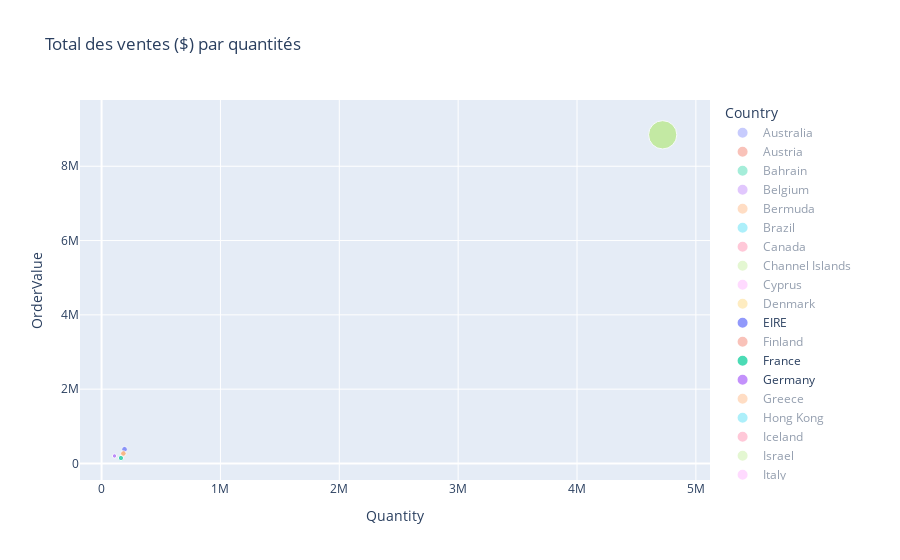

Source (notebook cell):
### Code cell
scatter_fig = px.scatter(ecom_sales2, x = 'Quantity', y = 'OrderValue', color = 'Country', size = 'Quantity', title = 'Total des ventes ($) par quantités')
scatter_fig

### Figure 1 — Plotly figure (JSON) as saved in the notebook; plotly's stock layout.template omitted (floating-point values rounded to 4 significant figures)
{"data": [{"hovertemplate": "Country=Australia<br>Quantity=%{marker.size}<br>OrderValue=%{y}<extra></extra>", "legendgroup": "Australia", "marker": {"color": "#636efa", "size": [20189], "sizemode": "area", "sizeref": 11800.0, "symbol": "circle"}, "mode": "markers", "name": "Australia", "orientation": "v", "showlegend": true, "type": "scatter", "visible": "legendonly", "x": [20189], "xaxis": "x", "y": [31450.0], "yaxis": "y"}, {"hovertemplate": "Country=Austria<br>Quantity=%{marker.size}<br>OrderValue=%{y}<extra></extra>", "legendgroup": "Austria", "marker": {"color": "#EF553B", "size": [6697], "sizemode": "area", "sizeref": 11800.0, "symbol": "circle"}, "mode": "markers", "name": "Austria", "orientation": "v", "showlegend": true, "type": "scatter", "visible": "legendonly", "x": [6697], "xaxis": "x", "y": [13410.0], "yaxis": "y"}, {"hovertemplate": "Country=Bahrain<br>Quantity=%{marker.size}<br>OrderValue=%{y}<extra></extra>", "legendgroup": "Bahrain", "marker": {"color": "#00cc96", "size": [1025], "sizemode": "area", "sizeref": 11800.0, "symbol": "circle"}, "mode": "markers", "name": "Bahrain", "orientation": "v", "showlegend": true, "type": "scatter", "visible": "legendonly", "x": [1025], "xaxis": "x", "y": [2356.0], "yaxis": "y"}, {"hovertemplate": "Country=Belgium<br>Quantity=%{marker.size}<br>OrderValue=%{y}<extra></extra>", "legendgroup": "Belgium", "marker": {"color": "#ab63fa", "size": [12065], "sizemode": "area", "sizeref": 11800.0, "symbol": "circle"}, "mode": "markers", "name": "Belgium", "orientation": "v", "showlegend": true, "type": "scatter", "visible": "legendonly", "x": [12065], "xaxis": "x", "y": [24560.0], "yaxis": "y"}, {"hovertemplate": "Country=Bermuda<br>Quantity=%{marker.size}<br>OrderValue=%{y}<extra></extra>", "legendgroup": "Bermuda", "marker": {"color": "#FFA15A", "size": [2798], "sizemode": "area", "sizeref": 11800.0, "symbol": "circle"}, "mode": "markers", "name": "Bermuda", "orientation": "v", "showlegend": true, "type": "scatter", "visible": "legendonly", "x": [2798], "xaxis": "x", "y": [1253.0], "yaxis": "y"}, {"hovertemplate": "Country=Brazil<br>Quantity=%{marker.size}<br>OrderValue=%{y}<extra></extra>", "legendgroup": "Brazil", "marker": {"color": "#19d3f3", "size": [189], "sizemode": "area", "sizeref": 11800.0, "symbol": "circle"}, "mode": "markers", "name": "Brazil", "orientation": "v", "showlegend": true, "type": "scatter", "visible": "legendonly", "x": [189], "xaxis": "x", "y": [268.3], "yaxis": "y"}, {"hovertemplate": "Country=Canada<br>Quantity=%{marker.size}<br>OrderValue=%{y}<extra></extra>", "legendgroup": "Canada", "marker": {"color": "#FF6692", "size": [894], "sizemode": "area", "sizeref": 11800.0, "symbol": "circle"}, "mode": "markers", "name": "Canada", "orientation": "v", "showlegend": true, "type": "scatter", "visible": "legendonly", "x": [894], "xaxis": "x", "y": [1217.0], "yaxis": "y"}, {"hovertemplate": "Country=Channel Islands<br>Quantity=%{marker.size}<br>OrderValue=%{y}<extra></extra>", "legendgroup": "Channel Islands", "marker": {"color": "#B6E880", "size": [11991], "sizemode": "area", "sizeref": 11800.0, "symbol": "circle"}, "mode": "markers", "name": "Channel Islands", "orientation": "v", "showlegend": true, "type": "scatter", "visible": "legendonly", "x": [11991], "xaxis": "x", "y": [24550.0], "yaxis": "y"}, {"hovertemplate": "Country=Cyprus<br>Quantity=%{marker.size}<br>OrderValue=%{y}<extra></extra>", "legendgroup": "Cyprus", "marker": {"color": "#FF97FF", "size": [4625], "sizemode": "area", "sizeref": 11800.0, "symbol": "circle"}, "mode": "markers", "name": "Cyprus", "orientation": "v", "showlegend": true, "type": "scatter", "visible": "legendonly", "x": [4625], "xaxis": "x", "y": [11390.0], "yaxis": "y"}, {"hovertemplate": "Country=Denmark<br>Quantity=%{marker.size}<br>OrderValue=%{y}<extra></extra>", "legendgroup": "Denmark", "marker": {"color": "#FECB52", "size": [229690], "sizemode": "area", "sizeref": 11800.0, "symbol": "circle"}, "mode": "markers", "name": "Denmark", "orientation": "v", "showlegend": true, "type": "scatter", "visible": "legendonly", "x": [229690], "xaxis": "x", "y": [50910.0], "yaxis": "y"}, {"hovertemplate": "Country=EIRE<br>Quantity=%{marker.size}<br>OrderValue=%{y}<extra></extra>", "legendgroup": "EIRE", "marker": {"color": "#636efa", "size": [193116], "sizemode": "area", "sizeref": 11800.0, "symbol": "circle"}, "mode": "markers", "name": "EIRE", "orientation": "v", "showlegend": true, "type": "scatter", "visible": true, "x": [193116], "xaxis": "x", "y": [381000.0], "yaxis": "y"}, {"hovertemplate": "Country=Finland<br>Quantity=%{marker.size}<br>OrderValue=%{y}<extra></extra>", "legendgroup": "Finland", "marker": {"color": "#EF553B", "size": [3671], "sizemode": "area", "sizeref": 11800.0, "symbol": "circle"}, "mode": "markers", "name": "Finland", "orientation": "v", "showlegend": true, "type": "scatter", "visible": "legendonly", "x": [3671], "xaxis": "x", "y": [7379.0], "yaxis": "y"}, {"hovertemplate": "Country=France<br>Quantity=%{marker.size}<br>OrderValue=%{y}<extra></extra>", "legendgroup": "France", "marker": {"color": "#00cc96", "size": [163183], "sizemode": "area", "sizeref": 11800.0, "symbol": "circle"}, "mode": "markers", "name": "France", "orientation": "v", "showlegend": true, "type": "scatter", "visible": true, "x": [163183], "xaxis": "x", "y": [147200.0], "yaxis": "y"}, {"hovertemplate": "Country=Germany<br>Quantity=%{marker.size}<br>OrderValue=%{y}<extra></extra>", "legendgroup": "Germany", "marker": {"color": "#ab63fa", "size": [108722], "sizemode": "area", "sizeref": 11800.0, "symbol": "circle"}, "mode": "markers", "name": "Germany", "orientation": "v", "showlegend": true, "type": "scatter", "visible": true, "x": [108722], "xaxis": "x", "y": [202400.0], "yaxis": "y"}, {"hovertemplate": "Country=Greece<br>Quantity=%{marker.size}<br>OrderValue=%{y}<extra></extra>", "legendgroup": "Greece", "marker": {"color": "#FFA15A", "size": [6167], "sizemode": "area", "sizeref": 11800.0, "symbol": "circle"}, "mode": "markers", "name": "Greece", "orientation": "v", "showlegend": true, "type": "scatter", "visible": "legendonly", "x": [6167], "xaxis": "x", "y": [14340.0], "yaxis": "y"}, {"hovertemplate": "Country=Hong Kong<br>Quantity=%{marker.size}<br>OrderValue=%{y}<extra></extra>", "legendgroup": "Hong Kong", "marker": {"color": "#19d3f3", "size": [2308], "sizemode": "area", "sizeref": 11800.0, "symbol": "circle"}, "mode": "markers", "name": "Hong Kong", "orientation": "v", "showlegend": true, "type": "scatter", "visible": "legendonly", "x": [2308], "xaxis": "x", "y": [8203.0], "yaxis": "y"}, {"hovertemplate": "Country=Iceland<br>Quantity=%{marker.size}<br>OrderValue=%{y}<extra></extra>", "legendgroup": "Iceland", "marker": {"color": "#FF6692", "size": [828], "sizemode": "area", "sizeref": 11800.0, "symbol": "circle"}, "mode": "markers", "name": "Iceland", "orientation": "v", "showlegend": true, "type": "scatter", "visible": "legendonly", "x": [828], "xaxis": "x", "y": [1323.0], "yaxis": "y"}, {"hovertemplate": "Country=Israel<br>Quantity=%{marker.size}<br>OrderValue=%{y}<extra></extra>", "legendgroup": "Israel", "marker": {"color": "#B6E880", "size": [1132], "sizemode": "area", "sizeref": 11800.0, "symbol": "circle"}, "mode": "markers", "name": "Israel", "orientation": "v", "showlegend": true, "type": "scatter", "visible": "legendonly", "x": [1132], "xaxis": "x", "y": [3199.0], "yaxis": "y"}, {"hovertemplate": "Country=Italy<br>Quantity=%{marker.size}<br>OrderValue=%{y}<extra></extra>", "legendgroup": "Italy", "marker": {"color": "#FF97FF", "size": [7389], "sizemode": "area", "sizeref": 11800.0, "symbol": "circle"}, "mode": "markers", "name": "Italy", "orientation": "v", "showlegend": true, "type": "scatter", "visible": "legendonly", "x": [7389], "xaxis": "x", "y": [15070.0], "yaxis": "y"}, {"hovertemplate": "Country=Japan<br>Quantity=%{marker.size}<br>OrderValue=%{y}<extra></extra>", "legendgroup": "Japan", "marker": {"color": "#FECB52", "size": [7311], "sizemode": "area", "sizeref": 11800.0, "symbol": "circle"}, "mode": "markers", "name": "Japan", "orientation": "v", "showlegend": true, "type": "scatter", "visible": "legendonly", "x": [7311], "xaxis": "x", "y": [9722.0], "yaxis": "y"}, {"hovertemplate": "Country=Korea<br>Quantity=%{marker.size}<br>OrderValue=%{y}<extra></extra>", "legendgroup": "Korea", "marker": {"color": "#636efa", "size": [700], "sizemode": "area", "sizeref": 11800.0, "symbol": "circle"}, "mode": "markers", "name": "Korea", "orientation": "v", "showlegend": true, "type": "scatter", "visible": "legendonly", "x": [700], "xaxis": "x", "y": [1119.0], "yaxis": "y"}, {"hovertemplate": "Country=Lebanon<br>Quantity=%{marker.size}<br>OrderValue=%{y}<extra></extra>", "legendgroup": "Lebanon", "marker": {"color": "#EF553B", "size": [72], "sizemode": "area", "sizeref": 11800.0, "symbol": "circle"}, "mode": "markers", "name": "Lebanon", "orientation": "v", "showlegend": true, "type": "scatter", "visible": "legendonly", "x": [72], "xaxis": "x", "y": [211.7], "yaxis": "y"}, {"hovertemplate": "Country=Lithuania<br>Quantity=%{marker.size}<br>OrderValue=%{y}<extra></extra>", "legendgroup": "Lithuania", "marker": {"color": "#00cc96", "size": [2306], "sizemode": "area", "sizeref": 11800.0, "symbol": "circle"}, "mode": "markers", "name": "Lithuania", "orientation": "v", "showlegend": true, "type": "scatter", "visible": "legendonly", "x": [2306], "xaxis": "x", "y": [4893.0], "yaxis": "y"}, {"hovertemplate": "Country=Malta<br>Quantity=%{marker.size}<br>OrderValue=%{y}<extra></extra>", "legendgroup": "Malta", "marker": {"color": "#ab63fa", "size": [1549], "sizemode": "area", "sizeref": 11800.0, "symbol": "circle"}, "mode": "markers", "name": "Malta", "orientation": "v", "showlegend": true, "type": "scatter", "visible": "legendonly", "x": [1549], "xaxis": "x", "y": [5374.0], "yaxis": "y"}, {"hovertemplate": "Country=Netherlands<br>Quantity=%{marker.size}<br>OrderValue=%{y}<extra></extra>", "legendgroup": "Netherlands", "marker": {"color": "#FFA15A", "size": [183616], "sizemode": "area", "sizeref": 11800.0, "symbol": "circle"}, "mode": "markers", "name": "Netherlands", "orientation": "v", "showlegend": true, "type": "scatter", "visible": true, "x": [183616], "xaxis": "x", "y": [268786], "yaxis": "y"}, {"hovertemplate": "Country=Nigeria<br>Quantity=%{marker.size}<br>OrderValue=%{y}<extra></extra>", "legendgroup": "Nigeria", "marker": {"color": "#19d3f3", "size": [103], "sizemode": "area", "sizeref": 11800.0, "symbol": "circle"}, "mode": "markers", "name": "Nigeria", "orientation": "v", "showlegend": true, "type": "scatter", "visible": "legendonly", "x": [103], "xaxis": "x", "y": [140.4], "yaxis": "y"}, {"hovertemplate": "Country=Norway<br>Quantity=%{marker.size}<br>OrderValue=%{y}<extra></extra>", "legendgroup": "Norway", "marker": {"color": "#FF6692", "size": [7867], "sizemode": "area", "sizeref": 11800.0, "symbol": "circle"}, "mode": "markers", "name": "Norway", "orientation": "v", "showlegend": true, "type": "scatter", "visible": "legendonly", "x": [7867], "xaxis": "x", "y": [23940.0], "yaxis": "y"}, {"hovertemplate": "Country=Poland<br>Quantity=%{marker.size}<br>OrderValue=%{y}<extra></extra>", "legendgroup": "Poland", "marker": {"color": "#B6E880", "size": [2144], "sizemode": "area", "sizeref": 11800.0, "symbol": "circle"}, "mode": "markers", "name": "Poland", "orientation": "v", "showlegend": true, "type": "scatter", "visible": "legendonly", "x": [2144], "xaxis": "x", "y": [3568.0], "yaxis": "y"}, {"hovertemplate": "Country=Portugal<br>Quantity=%{marker.size}<br>OrderValue=%{y}<extra></extra>", "legendgroup": "Portugal", "marker": {"color": "#FF97FF", "size": [12151], "sizemode": "area", "sizeref": 11800.0, "symbol": "circle"}, "mode": "markers", "name": "Portugal", "orientation": "v", "showlegend": true, "type": "scatter", "visible": "legendonly", "x": [12151], "xaxis": "x", "y": [24270.0], "yaxis": "y"}, {"hovertemplate": "Country=RSA<br>Quantity=%{marker.size}<br>OrderValue=%{y}<extra></extra>", "legendgroup": "RSA", "marker": {"color": "#FECB52", "size": [1619], "sizemode": "area", "sizeref": 11800.0, "symbol": "circle"}, "mode": "markers", "name": "RSA", "orientation": "v", "showlegend": true, "type": "scatter", "visible": "legendonly", "x": [1619], "xaxis": "x", "y": [3802.0], "yaxis": "y"}, {"hovertemplate": "Country=Singapore<br>Quantity=%{marker.size}<br>OrderValue=%{y}<extra></extra>", "legendgroup": "Singapore", "marker": {"color": "#636efa", "size": [1753], "sizemode": "area", "sizeref": 11800.0, "symbol": "circle"}, "mode": "markers", "name": "Singapore", "orientation": "v", "showlegend": true, "type": "scatter", "visible": "legendonly", "x": [1753], "xaxis": "x", "y": [4038.0], "yaxis": "y"}, {"hovertemplate": "Country=Spain<br>Quantity=%{marker.size}<br>OrderValue=%{y}<extra></extra>", "legendgroup": "Spain", "marker": {"color": "#EF553B", "size": [22856], "sizemode": "area", "sizeref": 11800.0, "symbol": "circle"}, "mode": "markers", "name": "Spain", "orientation": "v", "showlegend": true, "type": "scatter", "visible": "legendonly", "x": [22856], "xaxis": "x", "y": [47600.0], "yaxis": "y"}, {"hovertemplate": "Country=Sweden<br>Quantity=%{marker.size}<br>OrderValue=%{y}<extra></extra>", "legendgroup": "Sweden", "marker": {"color": "#00cc96", "size": [52567], "sizemode": "area", "sizeref": 11800.0, "symbol": "circle"}, "mode": "markers", "name": "Sweden", "orientation": "v", "showlegend": true, "type": "scatter", "visible": "legendonly", "x": [52567], "xaxis": "x", "y": [53530.0], "yaxis": "y"}, {"hovertemplate": "Country=Switzerland<br>Quantity=%{marker.size}<br>OrderValue=%{y}<extra></extra>", "legendgroup": "Switzerland", "marker": {"color": "#ab63fa", "size": [22255], "sizemode": "area", "sizeref": 11800.0, "symbol": "circle"}, "mode": "markers", "name": "Switzerland", "orientation": "v", "showlegend": true, "type": "scatter", "visible": "legendonly", "x": [22255], "xaxis": "x", "y": [43920.0], "yaxis": "y"}, {"hovertemplate": "Country=Thailand<br>Quantity=%{marker.size}<br>OrderValue=%{y}<extra></extra>", "legendgroup": "Thailand", "marker": {"color": "#FFA15A", "size": [2552], "sizemode": "area", "sizeref": 11800.0, "symbol": "circle"}, "mode": "markers", "name": "Thailand", "orientation": "v", "showlegend": true, "type": "scatter", "visible": "legendonly", "x": [2552], "xaxis": "x", "y": [3071.0], "yaxis": "y"}, {"hovertemplate": "Country=USA<br>Quantity=%{marker.size}<br>OrderValue=%{y}<extra></extra>", "legendgroup": "USA", "marker": {"color": "#19d3f3", "size": [2806], "sizemode": "area", "sizeref": 11800.0, "symbol": "circle"}, "mode": "markers", "name": "USA", "orientation": "v", "showlegend": true, "type": "scatter", "visible": "legendonly", "x": [2806], "xaxis": "x", "y": [4786.0], "yaxis": "y"}, {"hovertemplate": "Country=United Arab Emirates<br>Quantity=%{marker.size}<br>OrderValue=%{y}<extra></extra>", "legendgroup": "United Arab Emirates", "marker": {"color": "#FF6692", "size": [6339], "sizemode": "area", "sizeref": 11800.0, "symbol": "circle"}, "mode": "markers", "name": "United Arab Emirates", "orientation": "v", "showlegend": true, "type": "scatter", "visible": "legendonly", "x": [6339], "xaxis": "x", "y": [9195.0], "yaxis": "y"}, {"hovertemplate": "Country=United Kingdom<br>Quantity=%{marker.size}<br>OrderValue=%{y}<extra></extra>", "legendgroup": "United Kingdom", "marker": {"color": "#B6E880", "size": [4720855], "sizemode": "area", "sizeref": 11800.0, "symbol": "circle"}, "mode": "markers", "name": "United Kingdom", "orientation": "v", "showlegend": true, "type": "scatter", "visible": true, "x": [4720855], "xaxis": "x", "y": [8846000.0], "yaxis": "y"}, {"hovertemplate": "Country=Unspecified<br>Quantity=%{marker.size}<br>OrderValue=%{y}<extra></extra>", "legendgroup": "Unspecified", "marker": {"color": "#FF97FF", "size": [3434], "sizemode": "area", "sizeref": 11800.0, "symbol": "circle"}, "mode": "markers", "name": "Unspecified", "orientation": "v", "showlegend": true, "type": "scatter", "visible": "legendonly", "x": [3434], "xaxis": "x", "y": [6186.0], "yaxis": "y"}, {"hovertemplate": "Country=West Indies<br>Quantity=%{marker.size}<br>OrderValue=%{y}<extra></extra>", "legendgroup": "West Indies", "marker": {"color": "#FECB52", "size": [395], "sizemode": "area", "sizeref": 11800.0, "symbol": "circle"}, "mode": "markers", "name": "West Indies", "orientation": "v", "showlegend": true, "type": "scatter", "visible": "legendonly", "x": [395], "xaxis": "x", "y": [536.4], "yaxis": "y"}], "layout": {"autosize": true, "dragmode": "pan", "legend": {"itemsizing": "constant", "title": {"text": "Country"}, "tracegroupgap": 0}, "title": {"text": "Total des ventes ($) par quantités"}, "xaxis": {"anchor": "y", "autorange": true, "domain": [0, 1], "range": [-173400.0, 5085000.0], "title": {"text": "Quantity"}, "type": "linear"}, "yaxis": {"anchor": "x", "autorange": true, "domain": [0, 1], "range": [-581800.0, 10350000.0], "title": {"text": "OrderValue"}, "type": "linear"}}}
